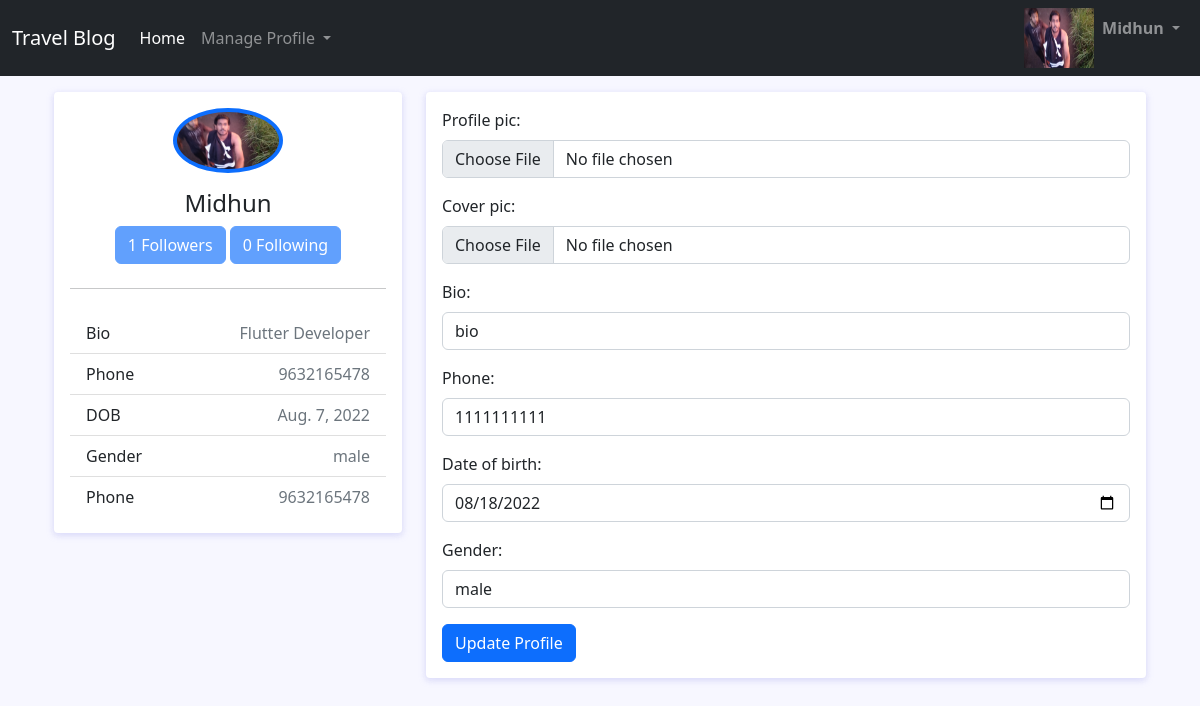
Screenshot of /blog/users/profile/change/9 (signed in) with the database file from the repository.
### blogapp/models.py (models this page shows, shortened)
class UserProfile(models.Model):
    Phone_regex=RegexValidator(r'[0-9]{10}')
    profile_pic=models.ImageField(upload_to="profilepics",null=True)
    cover_pic=models.ImageField(upload_to="coverpics",null=True)
    bio=models.CharField(max_length=120)
    phone=models.CharField(max_length=10,validators=[Phone_regex])
    date_of_birth=models.DateField(null=True)
    options=(
        ("male","male"),
        ("female","female"),
        ("other","other")
    )
    gender=models.CharField(max_length=10,choices=options,default="male")
    user=models.OneToOneField(User,on_delete=models.CASCADE,related_name="users")
    following=models.ManyToManyField(User,related_name="followings",blank=True)
    @property
    def fetch_followings(self):
        return self.following.all()
    @property
    def fetch_following_count(self):
        return self.fetch_followings.count()
    @property
    def get_followers(self):
        all_users_profile = UserProfile.objects.all()
        my_followers=[]
        for profile in all_users_profile:
            if self.user in profile.fetch_followings:
                my_followers.append(profile)
        return my_followers
    @property
    def my_follower_count(self):
        return len(self.get_followers)

### blogapp/views.py (the view, shortened to what this page needs)
# urls.py: path("users/profile/change/<int:user_id>", views.UpdateProfileView.as_view(), name="profile-update"),
@method_decorator(signin_required,name="dispatch")
class UpdateProfileView(UpdateView):
    model=UserProfile
    form_class=UserProfileForm
    template_name = "profile-update.html"
    success_url = reverse_lazy("home")
    pk_url_kwarg = "user_id"

### blogapp/forms.py
class UserProfileForm(ModelForm):
    class Meta:
        model=UserProfile
        exclude=("user","following")
        widgets={
            "date_of_birth":forms.DateInput(attrs={"class":"form-control","type":"date"}),
            "bio":forms.TextInput(attrs={"class":"form-control"}),
            "phone":forms.TextInput(attrs={"class":"form-control"}),
            "profile_pic": forms.FileInput(attrs={"class": "form-control"}),
            "cover_pic": forms.FileInput(attrs={"class": "form-control"}),
            "gender":forms.Select(attrs={"class":"form-control"}),
        }

### blogapp/views.py (called while the page is built)
def signin_required(func):
    def wrapper(request,*args,**kwargs):
        if request.user.is_authenticated:
            return func(request,*args,**kwargs)
        else:
            messages.error(request, "Access denied  you must login !")
            return redirect("signin")
    return wrapper

### blogapp/templates/profile-update.html (shortened to what this page needs)
{%extends 'profile-basepage.html'%}
{%block body_block%}
<form action="" method="post" enctype="multipart/form-data">
	{{form.as_p}}
	<button type="submit" class="btn btn-primary">Update Profile</button>
</form>
{%endblock%}

### blogapp/templates/profile-basepage.html (shortened to what this page needs)
<!DOCTYPE html>
{%load static%}
<html lang="en">
<head>
    <link href="https://cdn.jsdelivr.net/npm/bootstrap@4.4.1/dist/css/bootstrap.min.css" rel="stylesheet">
<link href="https://cdn.jsdelivr.net/npm/bootstrap@5.2.0/dist/css/bootstrap.min.css" rel="stylesheet">
</head>
<body>
<nav class="navbar sticky-top navbar-expand-lg  navbar-dark bg-dark">
  <div class="container-fluid">
    <a class="navbar-brand" href="#">
        Travel Blog</a>
    <div class="collapse navbar-collapse" id="navbarSupportedContent">
        <ul class="navbar-nav  mb-2 mb-lg-0">
        <li class="nav-item">
          <a class="nav-link active" aria-current="page" href="{%url 'home'%}">Home</a>
        </li>
          <li class="nav-item dropdown">
          <a class="nav-link dropdown-toggle" href="#" role="button" data-bs-toggle="dropdown" aria-expanded="false">
            Manage Profile
          </a>
        </li>
        </ul>
      <ul class="navbar-nav ms-auto mb-2 mb-lg-0">
          {%if request.user.users.profile_pic%}
          <li class="nav-item">
          <div  style="height:60px;width:70px;border-radius:12px">
              <a href="{%url 'pro-pic-update' request.user.users.id%}">
                    <img src="{{request.user.users.profile_pic.url}}" alt="..." class="img-rounded" style="height:100%;width:100%" >
              </a>
          </div>
          </li>
          {%endif%}
         <li class="nav-item dropdown">
          <a class="nav-link dropdown-toggle text-capitalize" href="#" role="button" data-bs-toggle="dropdown" aria-expanded="false">
            <strong>{{request.user}}</strong>
          </a>
        </li>
      </ul>
    </div>
  </div>
</nav>
<div class="container">
<div class="container mt-3">
		<div class="main-body">
			<div class="row">
				<div class="col-lg-4">
					<div class="card">
						<div class="card-body">
							<div class="d-flex flex-column align-items-center text-center">
								{%if request.user.users.profile_pic%}
									<img src="{{request.user.users.profile_pic.url}}" alt="Admin" class="rounded-circle p-1 bg-primary" width="110">
								{%endif%}
								<div class="mt-3">
									<h4 class="text-capitalize">{{request.user}}</h4>
									<button class="btn btn-primary" disabled>{{request.user.users.my_follower_count}} Followers</button>
									<button class="btn btn-primary" disabled>{{request.user.users.fetch_following_count}} Following</button>
								</div>
							</div>
							<hr class="my-4">
							<ul class="list-group list-group-flush">
								<li class="list-group-item d-flex justify-content-between align-items-center flex-wrap">
									<h6 class="mb-0">Bio</h6>
									<span class="text-secondary">{{request.user.users.bio}}</span>
								</li>
								<li class="list-group-item d-flex justify-content-between align-items-center flex-wrap">
									<h6 class="mb-0">Phone</h6>
									<span class="text-secondary">{{request.user.users.phone}}</span>
								</li>
								<li class="list-group-item d-flex justify-content-between align-items-center flex-wrap">
									<h6 class="mb-0">DOB</h6>
									<span class="text-secondary">{{request.user.users.date_of_birth}}</span>
								</li>
								<li class="list-group-item d-flex justify-content-between align-items-center flex-wrap">
									<h6 class="mb-0">Gender</h6>
									<span class="text-secondary">{{request.user.users.gender}}</span>
								</li>
								<li class="list-group-item d-flex justify-content-between align-items-center flex-wrap">
									<h6 class="mb-0">Phone</h6>
									<span class="text-secondary">{{request.user.users.phone}}</span>
								</li>
							</ul>
						</div>
					</div>
				</div>
				<div class="col-lg-8">
					<div class="card">
						<div class="card-body">
							{%block body_block%}
							{%endblock%}
						</div>
					</div>
				</div>
			</div>
		</div>
	</div>
</div>
</body>
</html>

### blogapp/templates/profile-basepage.html (style rules this page uses)
body { background: #f7f7ff; margin-top:20px; margin:0; }
.card { position: relative; display: flex; flex-direction: column; min-width: 0; word-wrap: break-word; background-color: #fff; background-clip: border-box; border: 0 solid transparent; border-radius: .25rem; margin-bottom: 1.5rem; box-shadow: 0 2px 6px 0 rgb(218 218 253 / 65%), 0 2px 6px 0 rgb(206 206 238 / 54%); }

### rows the page displays
UserProfile: bio "bio", phone "1111111111", date_of_birth "08/18/2022", gender "male"

### other values shown
{{ request.user }} "Midhun"
{{ request.user.users.my_follower_count }} "1"
{{ request.user.users.fetch_following_count }} "0"
{{ request.user.users.bio }} "Flutter Developer"
{{ request.user.users.phone }} "9632165478"
{{ request.user.users.date_of_birth }} "Aug. 7, 2022"
{{ request.user.users.gender }} "male"
